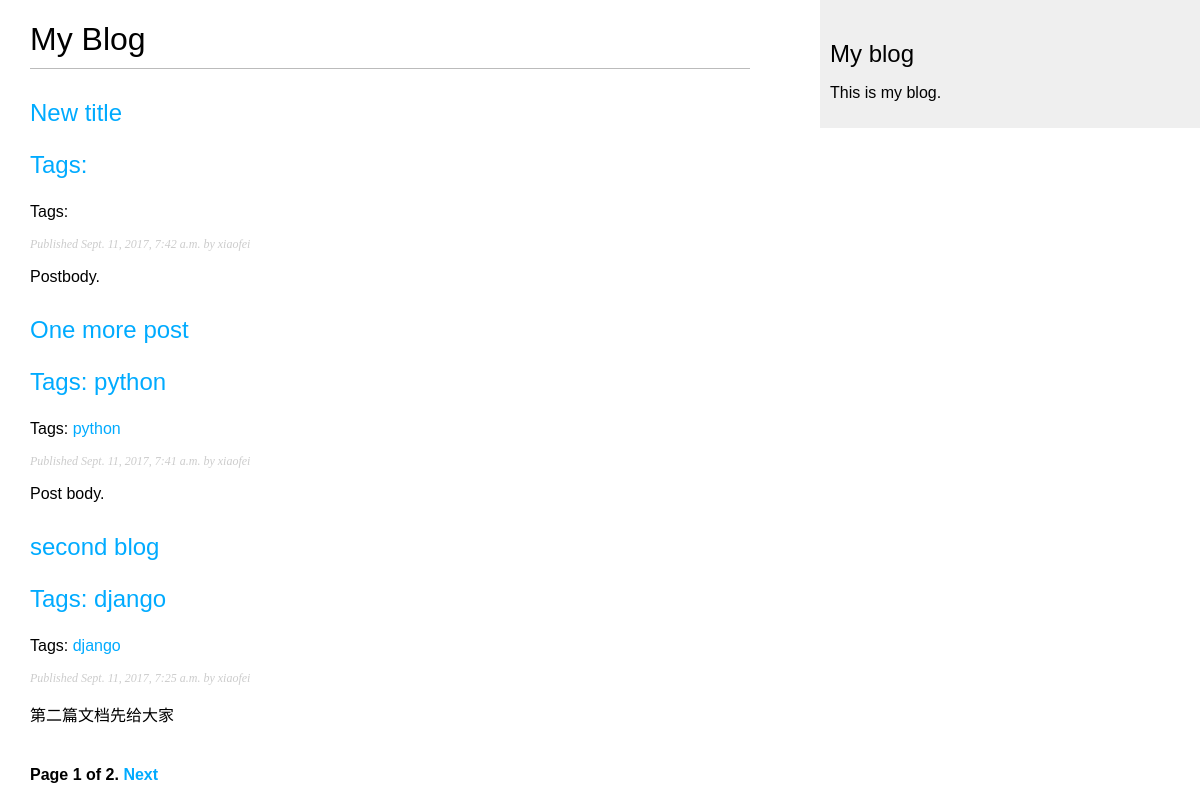
Screenshot of /blog/ with the database file from the repository.
### blog/models.py (models this page shows, shortened)
class Post(models.Model):
    STATUS_CHOICES = (
        ('draft', 'Draft'),
        ('published', 'Published'),
    )
    title = models.CharField(max_length=250)
    slug = models.SlugField(max_length=250,
                            unique_for_date='publish')
    author = models.ForeignKey(User,
                               related_name='blog_posts')
    body = models.TextField()
    publish = models.DateTimeField(default=timezone.now)
    created = models.DateTimeField(auto_now_add=True)
    updated = models.DateTimeField(auto_now=True)
    status = models.CharField(max_length=10,
                              choices=STATUS_CHOICES,
                              default='draft')
    objects = models.Manager()  # The default manager.
    published = PublishedManager()  # Our custom manager.
    tags = TaggableManager()
    class Meta:
        ordering = ('-publish',)
    def get_absolute_url(self):
        return reverse('blog:post_detail',
                       args=[self.publish.year,
                             self.publish.strftime('%m'),
                             self.publish.strftime('%d'),
                             self.slug])

### blog/views.py (the view)
# urls.py: url(r'^tag/(?P<tag_slug>[-\w]+)/$',views.post_list,
def post_list(request,tag_slug = None):
    object_list = Post.published.all()
    tag=None
    if tag_slug:
        tag = get_object_or_404(Tag,slug=tag_slug)
        object_list = object_list.filter(tags__in=[tag])
    paginator = Paginator(object_list, 3) # 3 posts in each page
    page = request.GET.get('page')
    try:
        posts = paginator.page(page)
    except PageNotAnInteger:
        posts = paginator.page(1)
    except EmptyPage:
        posts = paginator.page(paginator.num_pages)
    return render(request,
                  'blog/post/list.html',
                  {'page': page,
                   'posts': posts,
                   'tag':tag})

### blog/models.py (called while the page is built)
    def get_queryset(self):
        return super(PublishedManager,
                    self).get_queryset().filter(status='published')

### blog/templates/blog/post/list.html (shortened to what this page needs)
{% extends "blog/base.html" %}
{% block content %}
  <h1>My Blog</h1>
    {% for post in posts %}
        <h2>
          <a href="{{ post.get_absolute_url }}">
            {{ post.title }}<p class="tags">Tags: {{ post.tags.all|join:", " }}</p>
          </a>
        </h2>
        <p class="tags">
          Tags:
          {% for tag in post.tags.all %}
            <a href="{% url "blog:post_list_by_tag" tag.slug %}">
              {{ tag.name }}
            </a>
          {% endfor %}
        </p>
        <p class="date">
          Published {{ post.publish }} by {{ post.author }}
        </p>
          {{ post.body|truncatewords:30|linebreaks }}
    {% endfor %}
    {% include "pagination.html" with page=posts %}
{% endblock %}

### blog/templates/blog/base.html (shortened to what this page needs)
{% load staticfiles %}
<!DOCTYPE html>
<html lang="en">
<head>
    <link href="{% static "css/blog.css" %}" rel="stylesheet">
</head>
<body>
    <div id="content">
        {% block content %}
        {% endblock %}
    </div>
    <div id="sidebar">
        <h2>My blog</h2>
        <p>This is my blog.</p>
    </div>
</body>
</html>

### blog/templates/pagination.html (shortened to what this page needs)
<div class="pagination">
  <span class="step-links">
    <span class="current">
      Page {{ page.number }} of {{ page.paginator.num_pages }}.
    </span>
      {% if page.has_next %}
        <a href="?page={{ page.next_page_number }}">Next</a>
      {% endif %}
  </span>
</div>

### blog/static/css/blog.css (style rules this page uses)
body { margin:0; padding:0; font-family:helvetica, sans-serif; }
a { color:#00abff; text-decoration:none; }
h1 { font-weight:normal; border-bottom:1px solid #bbb; padding:0 0 10px 0; }
h2 { font-weight:normal; margin:30px 0 0; }
#content { float:left; width:60%; padding:0 0 0 30px; }
#sidebar { float:right; width:30%; padding:10px; background:#efefef; height:100%; }
p.date { color:#ccc; font-family: georgia, serif; font-size: 12px; font-style: italic; }
.pagination { margin:40px 0; font-weight:bold; }

### rows the page displays
Post: title "New title", publish "Sept. 11, 2017, 7:42 a.m.", author "xiaofei", body "Postbody."
Post: title "One more post", tags.all "python", publish "Sept. 11, 2017, 7:41 a.m.", author "xiaofei", body "Post body."
Tag: name "python"
Post: title "second blog", tags.all "django", publish "Sept. 11, 2017, 7:25 a.m.", author "xiaofei", body "第二篇文档先给大家"
Tag: name "django"

### other values shown
{{ page.number }} "1"
{{ page.paginator.num_pages }} "2"
